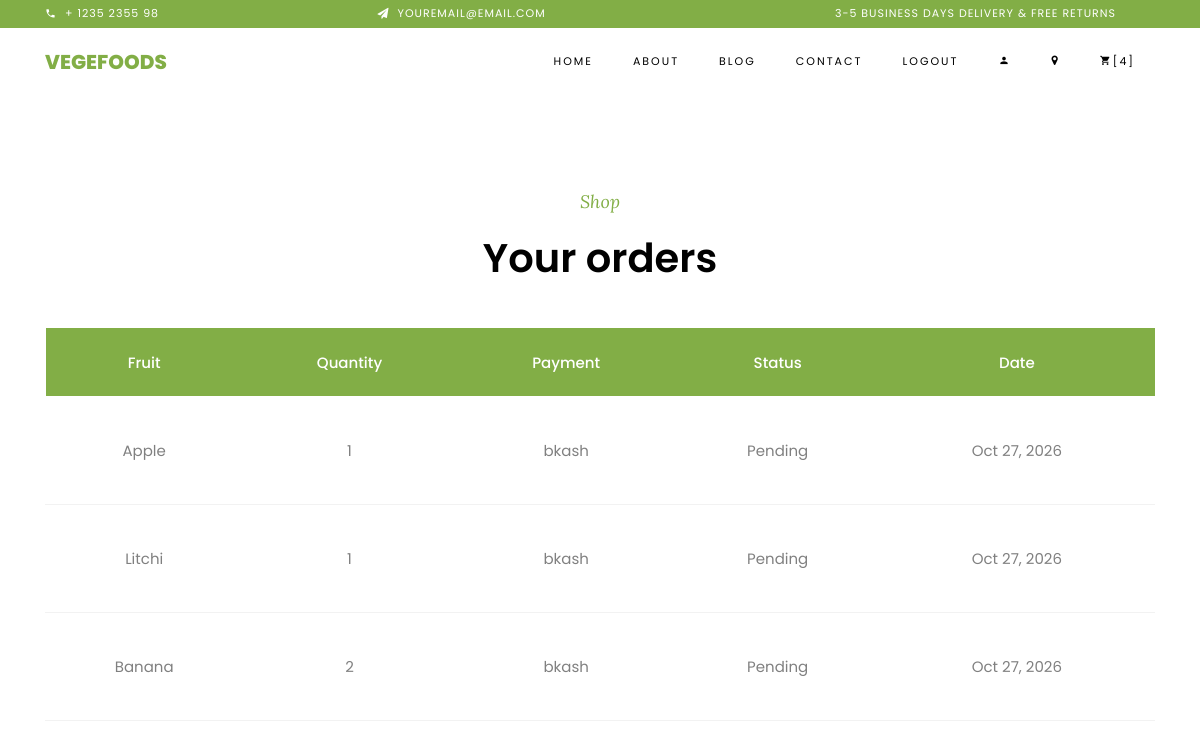
Screenshot of /orders/ (signed in) with the database file from the repository.
### shop/models.py (models this page shows, shortened)
class OrderPlaced(models.Model):
    user = models.ForeignKey(User, on_delete=models.CASCADE)
    customer = models.ForeignKey(Customer, on_delete=models.CASCADE)
    fruit = models.ForeignKey(Fruit, on_delete=models.CASCADE)
    quantity = models.PositiveIntegerField(default=1)
    ordered_date = models.DateTimeField(auto_now_add=True)
    status = models.CharField(max_length=50, choices=STATUS_CHOICE, default='Pending')
    tran_id = models.CharField(max_length=100, blank=True)
    payment_method = models.CharField(max_length=20, default='cod')

class Fruit(models.Model):
    title = models.CharField(max_length=200)
    selling_price = models.FloatField()
    discounted_price = models.FloatField()
    description = models.CharField(max_length=500)
    fruit_image = models.ImageField(upload_to='fruit-img')

### shop/views.py (the view)
# urls.py: path('orders/', views.orders, name='orders'),
@login_required(login_url='/login/')
def orders(request):
    order_list = OrderPlaced.objects.filter(user=request.user).select_related('fruit').order_by('-ordered_date')
    cart_count = Cart.objects.filter(user=request.user).count()
    return render(request, 'orders.html', {'orders': order_list, 'cart_count': cart_count})

### templates/orders.html (shortened to what this page needs)
{% load static %}
<!DOCTYPE html>
<html lang="en">
<head>
    <link rel="stylesheet" href="{% static 'css/open-iconic-bootstrap.min.css' %}">
    <link rel="stylesheet" href="{% static 'css/animate.css' %}">
    <link rel="stylesheet" href="{% static 'css/owl.carousel.min.css' %}">
    <link rel="stylesheet" href="{% static 'css/owl.theme.default.min.css' %}">
    <link rel="stylesheet" href="{% static 'css/magnific-popup.css' %}">
    <link rel="stylesheet" href="{% static 'css/aos.css' %}">
    <link rel="stylesheet" href="{% static 'css/ionicons.min.css' %}">
    <link rel="stylesheet" href="{% static 'css/bootstrap-datepicker.css' %}">
    <link rel="stylesheet" href="{% static 'css/jquery.timepicker.css' %}">
    <link rel="stylesheet" href="{% static 'css/flaticon.css' %}">
    <link rel="stylesheet" href="{% static 'css/icomoon.css' %}">
    <link rel="stylesheet" href="{% static 'css/style.css' %}">
</head>
<body class="goto-here">
<div class="py-1 bg-primary">
    <div class="container">
        <div class="row no-gutters d-flex align-items-start align-items-center px-md-0">
            <div class="col-lg-12 d-block">
                <div class="row d-flex">
                    <div class="col-md pr-4 d-flex topper align-items-center">
                        <div class="icon mr-2 d-flex justify-content-center align-items-center"><span
                                class="icon-phone2"></span></div>
                        <span class="text">+ 1235 2355 98</span>
                    </div>
                    <div class="col-md pr-4 d-flex topper align-items-center">
                        <div class="icon mr-2 d-flex justify-content-center align-items-center"><span
                                class="icon-paper-plane"></span></div>
                        <span class="text">youremail@email.com</span>
                    </div>
                    <div class="col-md-5 pr-4 d-flex topper align-items-center text-lg-right">
                        <span class="text">3-5 Business days delivery &amp; Free Returns</span>
                    </div>
                </div>
            </div>
        </div>
    </div>
</div>
<nav class="navbar navbar-expand-lg navbar-dark ftco_navbar bg-dark ftco-navbar-light" id="ftco-navbar">
    <div class="container">
        <a class="navbar-brand" href="{% url 'fruit-list' %}">Vegefoods</a>
        <div class="collapse navbar-collapse" id="ftco-nav">
            <ul class="navbar-nav ml-auto">
                <li class="nav-item"><a href="{% url 'fruit-list' %}" class="nav-link">Home</a></li>
                <li class="nav-item"><a href="about.html" class="nav-link">About</a></li>
                <li class="nav-item"><a href="blog.html" class="nav-link">Blog</a></li>
                <li class="nav-item"><a href="contact.html" class="nav-link">Contact</a></li>
                {% if user.is_authenticated %}
                <li class="nav-item">
                    <form method="post" action="{% url 'logout' %}">
                        <button type="submit" class="nav-link">Logout</button>
                    </form>
                </li>
                {% else %}
                <li class="nav-item"><a href="{% url 'login' %}" class="nav-link">Login</a></li>
                <li class="nav-item"><a href="{% url 'signup' %}" class="nav-link">Signup</a></li>
                {% endif %}
                <li class="nav-item cta cta-colored"><a href="{% url 'profile' %}" class="nav-link"
                                                        aria-label="Profile"><span class="icon-person"></span></a></li>
                <li class="nav-item cta cta-colored"><a href="{% url 'address' %}" class="nav-link"
                                                        aria-label="Address"><span class="icon-map-marker"></span></a>
                </li>
                <li class="nav-item cta cta-colored"><a href="{% url 'showcart' %}" class="nav-link"
                                                        aria-label="Cart"><span class="icon-shopping_cart"></span>[{{ cart_count }}]</a></li>
            </ul>
        </div>
    </div>
</nav>
<section class="ftco-section">
    <div class="container">
        <div class="row justify-content-center mb-4">
            <div class="col-md-8 heading-section text-center">
                <span class="subheading">Shop</span>
                <h2 class="mb-3">Your orders</h2>
            </div>
        </div>
        {% if orders %}
        <div class="table-responsive">
            <table class="table">
                <thead class="thead-primary">
                <tr class="text-center">
                    <th>Fruit</th>
                    <th>Quantity</th>
                    <th>Payment</th>
                    <th>Status</th>
                    <th>Date</th>
                </tr>
                </thead>
                <tbody>
                {% for order in orders %}
                <tr class="text-center">
                    <td>{{ order.fruit.title }}</td>
                    <td>{{ order.quantity }}</td>
                    <td>{{ order.payment_method }}</td>
                    <td>{{ order.status }}</td>
                    <td>{{ order.ordered_date|date:"M d, Y" }}</td>
                </tr>
                {% endfor %}
                </tbody>
            </table>
        </div>
        {% else %}
        <div class="text-center">
            <p>You have not placed an order yet.</p>
            <a href="{% url 'fruit-list' %}" class="btn btn-primary py-3 px-4">Continue shopping</a>
        </div>
        {% endif %}
    </div>
</section>
</body>
</html>

### static/css/icomoon.css (style rules this page uses)
[class^="icon-"], [class*=" icon-"] { font-family: 'icomoon' !important; speak: none; font-style: normal; font-weight: normal; font-variant: normal; text-transform: none; line-height: 1; -webkit-font-smoothing: antialiased; -moz-osx-font-smoothing: grayscale; }
.icon-map-marker:before { content: "\f041"; }
.icon-paper-plane:before { content: "\f1d8"; }
.icon-phone2:before { content: "\e0cd"; }
.icon-shopping_cart:before { content: "\e8cc"; }
.icon-person:before { content: "\e7fd"; }

### rows the page displays
OrderPlaced: fruit "Apple", quantity "1", payment_method "bkash", status "Pending", ordered_date "Oct 27, 2026"
OrderPlaced: fruit "Litchi", quantity "1", payment_method "bkash", status "Pending", ordered_date "Oct 27, 2026"
OrderPlaced: fruit "Banana", quantity "2", payment_method "bkash", status "Pending", ordered_date "Oct 27, 2026"

### other values shown
{{ cart_count }} "4"
